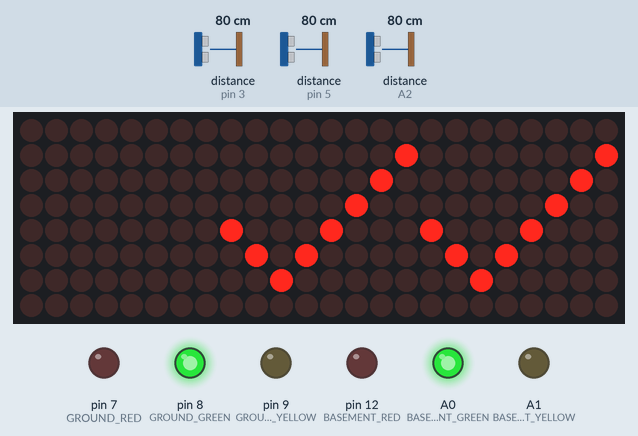
Simulated run of this sketch. Board: Arduino Uno, built with avr-gcc and run on an emulated ATmega328P. Shown: 24×8 LED matrix, output pins drawn as LEDs (lit = HIGH). Wiring (inferred from the names in the program): 3 × ultrasonic range finder: trigger pin 2, echo pin 3 / trigger pin 4, echo pin 5 / trigger pin 6, echo A2. The inputs (shaded band) are chosen by the test bench; at power-on: distance to the obstacle (sensors on pin 3, pin 5, A2) 80 cm. The echo pulse lasts 58.3 µs per cm; pins used as bus, display or sensor lines are not drawn.

Above: at 1.2 s.
1.3 s: distance to the obstacle (sensor on pin 3) set to 11 cm
2.8 s: distance to the obstacle (sensor on pin 3) set to 8 cm
At 4.1 s:
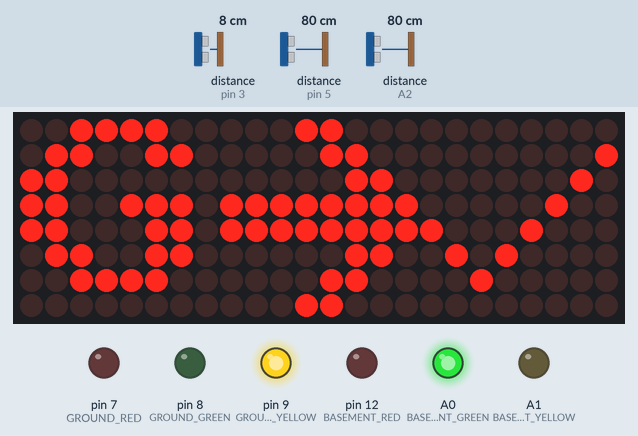
4.4 s: distance to the obstacle (sensor on pin 5) set to 11 cm
5.9 s: distance to the obstacle (sensor on pin 5) set to 8 cm
At 7.2 s:
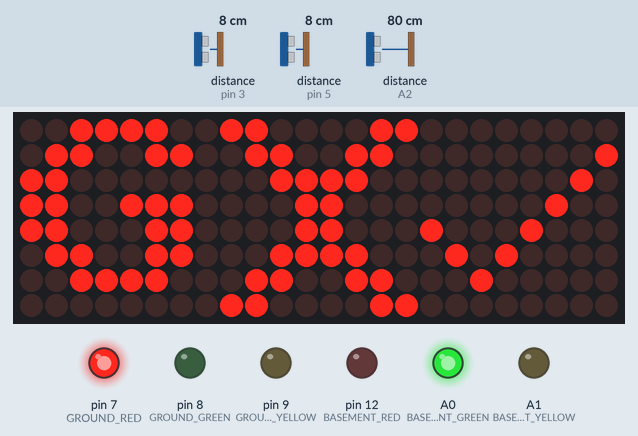
7.7 s: distance to the obstacle (sensor on A2) set to 11 cm
9.2 s: distance to the obstacle (sensor on A2) set to 8 cm
At 10.3 s:
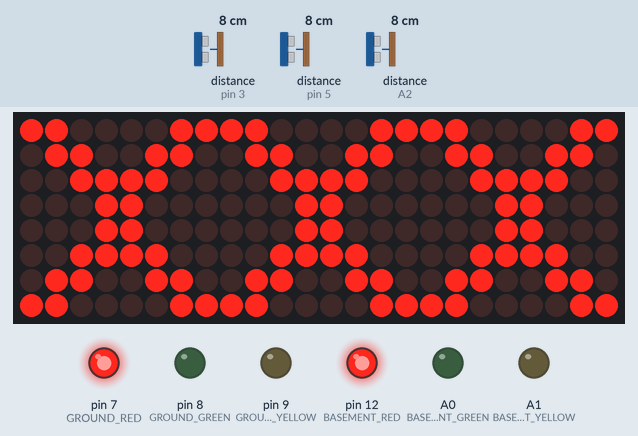
Timing chart, 0 to 12.0 s (numbered marks = the images above; inputs shaded):
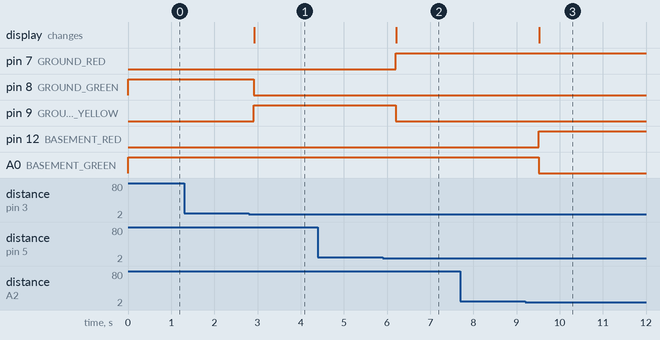

Measured:
- the behaviour switches between 10 and 9 cm on distance to the obstacle (sensor on pin 3) (found by bisection; images 0 and 1)
- the behaviour switches between 10 and 9 cm on distance to the obstacle (sensor on pin 5) (found by bisection; images 1 and 2)
- the behaviour switches between 10 and 9 cm on distance to the obstacle (sensor on A2) (found by bisection; images 2 and 3)
- after the input at 1.3 s, every drawn part: stays the same
- after the input at 2.8 s, pin 8 (GROUND_GREEN): HIGH → LOW after 0.12 s; pin 9 (GROUND_YELLOW): LOW → HIGH after 0.12 s; the display: changes after 0.13 s (image 1)
- after the input at 4.4 s, every drawn part: stays the same
- after the input at 5.9 s, pin 7 (GROUND_RED): LOW → HIGH after 0.30 s; pin 9 (GROUND_YELLOW): HIGH → LOW after 0.30 s; the display: changes after 0.31 s (image 2)
- after the input at 7.7 s, every drawn part: stays the same
- after the input at 9.2 s, pin 12 (BASEMENT_RED): LOW → HIGH after 0.32 s; A0 (BASEMENT_GREEN): HIGH → LOW after 0.32 s; the display: changes after 0.32 s (image 3)

The sketch:

adaptive_campus_mobility.ino
```cpp
//adaptive campus mobility and parking
//Ardino IDE Test
#include <LedControl.h>

LedControl matrix = LedControl(11, 13, 10, 3);

const int ENTRY_DISPLAY    = 0;
const int GROUND_DISPLAY   = 1;
const int BASEMENT_DISPLAY = 2;

const int ENTRY_TRIG = 2;
const int ENTRY_ECHO = 3;
const int GROUND_TRIG = 4;
const int GROUND_ECHO = 5;
const int BASEMENT_TRIG = 6;
const int BASEMENT_ECHO = A2;

const int GROUND_RED    = 7;
const int GROUND_GREEN  = 8;
const int GROUND_YELLOW = 9;

const int BASEMENT_RED    = 12;
const int BASEMENT_GREEN  = A0;
const int BASEMENT_YELLOW = A1;

const int DETECTION_DISTANCE = 8;

// Number of stable readings required
const int REQUIRED_OCCUPIED_READINGS = 3;
const int REQUIRED_FREE_READINGS = 2;

enum Destination { NONE, GROUND, BASEMENT };
Destination selectedDestination = NONE;

bool waitingForEntryToClear = false;

// Stable occupancy states
bool groundStableOccupied = false;
bool basementStableOccupied = false;

// Counters for stable detection
int groundOccupiedCount = 0;
int groundFreeCount = 0;

int basementOccupiedCount = 0;
int basementFreeCount = 0;


void setup() {

  pinMode(ENTRY_TRIG, OUTPUT);
  pinMode(ENTRY_ECHO, INPUT);

  pinMode(GROUND_TRIG, OUTPUT);
  pinMode(GROUND_ECHO, INPUT);

  pinMode(BASEMENT_TRIG, OUTPUT);
  pinMode(BASEMENT_ECHO, INPUT);

  pinMode(GROUND_RED, OUTPUT);
  pinMode(GROUND_GREEN, OUTPUT);
  pinMode(GROUND_YELLOW, OUTPUT);

  pinMode(BASEMENT_RED, OUTPUT);
  pinMode(BASEMENT_GREEN, OUTPUT);
  pinMode(BASEMENT_YELLOW, OUTPUT);

  allLEDsOff();

  for (int i = 0; i < 3; i++) {
    matrix.shutdown(i, false);
    matrix.setIntensity(i, 5);
    matrix.clearDisplay(i);
  }

  groundFreeLED();
  basementFreeLED();

  showCheck(GROUND_DISPLAY);
  showCheck(BASEMENT_DISPLAY);

  clearDisplay(ENTRY_DISPLAY);
}


void loop() {

  updateSystem();

  delay(100);
}


void updateSystem() {

  // Read the three sensors
  bool groundRaw = isVehicleDetected(GROUND_TRIG, GROUND_ECHO);

  bool basementRaw = isVehicleDetected(BASEMENT_TRIG, BASEMENT_ECHO);

  bool vehicleAtEntry =
    isVehicleDetected(ENTRY_TRIG, ENTRY_ECHO);


  // Convert ground sensor reading into stable occupancy
  groundStableOccupied =
    getStableGroundStatus(groundRaw);


  // Convert basement sensor reading into stable occupancy
  basementStableOccupied =
    getStableBasementStatus(basementRaw);


  // Use stable parking status
  bool groundOccupied = groundStableOccupied;
  bool basementOccupied = basementStableOccupied;


  // If selected destination becomes genuinely occupied,
  // cancel that destination.
  if (selectedDestination == GROUND && groundOccupied)
    selectedDestination = NONE;

  if (selectedDestination == BASEMENT && basementOccupied)
    selectedDestination = NONE;


  // Reset entry waiting state when vehicle leaves entry
  if (!vehicleAtEntry)
    waitingForEntryToClear = false;


  // Select a destination for a new vehicle
  if (vehicleAtEntry &&
      !waitingForEntryToClear &&
      selectedDestination == NONE) {

    waitingForEntryToClear = true;

    if (!groundOccupied)
      selectedDestination = GROUND;

    else if (!basementOccupied)
      selectedDestination = BASEMENT;

    else
      selectedDestination = NONE;
  }


  updateLEDs(groundOccupied, basementOccupied);

  updateDisplays(
    vehicleAtEntry,
    groundOccupied,
    basementOccupied
  );
}


// --------------------------------------------------
// STABLE GROUND SENSOR
// --------------------------------------------------

bool getStableGroundStatus(bool rawReading) {

  if (rawReading) {

    groundOccupiedCount++;
    groundFreeCount = 0;

    if (groundOccupiedCount >= REQUIRED_OCCUPIED_READINGS) {
      groundOccupiedCount = REQUIRED_OCCUPIED_READINGS;
      return true;
    }

  } else {

    groundFreeCount++;
    groundOccupiedCount = 0;

    if (groundFreeCount >= REQUIRED_FREE_READINGS) {
      groundFreeCount = REQUIRED_FREE_READINGS;
      return false;
    }
  }

  // Keep previous state while readings are uncertain
  return groundStableOccupied;
}


// --------------------------------------------------
// STABLE BASEMENT SENSOR
// --------------------------------------------------

bool getStableBasementStatus(bool rawReading) {

  if (rawReading) {

    basementOccupiedCount++;
    basementFreeCount = 0;

    if (basementOccupiedCount >= REQUIRED_OCCUPIED_READINGS) {
      basementOccupiedCount = REQUIRED_OCCUPIED_READINGS;
      return true;
    }

  } else {

    basementFreeCount++;
    basementOccupiedCount = 0;

    if (basementFreeCount >= REQUIRED_FREE_READINGS) {
      basementFreeCount = REQUIRED_FREE_READINGS;
      return false;
    }
  }

  // Keep previous state while readings are uncertain
  return basementStableOccupied;
}


// --------------------------------------------------
// LED CONTROL
// --------------------------------------------------

void updateLEDs(bool groundOccupied, bool basementOccupied) {

  // GROUND

  if (groundOccupied)
    groundOccupiedLED();

  else if (selectedDestination == GROUND)
    groundApproachingLED();

  else
    groundFreeLED();


  // BASEMENT

  if (basementOccupied)
    basementOccupiedLED();

  else if (selectedDestination == BASEMENT)
    basementApproachingLED();

  else
    basementFreeLED();
}


// --------------------------------------------------
// DISPLAY CONTROL
// --------------------------------------------------

void updateDisplays(
  bool vehicleAtEntry,
  bool groundOccupied,
  bool basementOccupied
) {

  // ENTRY DISPLAY

  if (!vehicleAtEntry)
    clearDisplay(ENTRY_DISPLAY);

  else if (selectedDestination == GROUND)
    showG(ENTRY_DISPLAY);

  else if (selectedDestination == BASEMENT)
    showB(ENTRY_DISPLAY);

  else if (groundOccupied && basementOccupied)
    showX(ENTRY_DISPLAY);


  // GROUND DISPLAY

  if (groundOccupied)
    showX(GROUND_DISPLAY);

  else if (selectedDestination == GROUND)
    showRightArrow(GROUND_DISPLAY);

  else
    showCheck(GROUND_DISPLAY);


  // BASEMENT DISPLAY

  if (basementOccupied)
    showX(BASEMENT_DISPLAY);

  else if (selectedDestination == BASEMENT)
    showDownArrow(BASEMENT_DISPLAY);

  else
    showCheck(BASEMENT_DISPLAY);
}


// --------------------------------------------------
// ULTRASONIC SENSOR
// --------------------------------------------------

bool isVehicleDetected(int trigPin, int echoPin) {

  digitalWrite(trigPin, LOW);
  delayMicroseconds(2);

  digitalWrite(trigPin, HIGH);
  delayMicroseconds(10);

  digitalWrite(trigPin, LOW);

  long duration = pulseIn(echoPin, HIGH, 30000);

  if (duration == 0)
    return false;

  int distance = duration * 0.034 / 2;

  if (distance > 0 &&
      distance <= DETECTION_DISTANCE)
    return true;

  return false;
}


// --------------------------------------------------
// GROUND LEDs
// --------------------------------------------------

void groundFreeLED() {

  digitalWrite(GROUND_GREEN, HIGH);
  digitalWrite(GROUND_YELLOW, LOW);
  digitalWrite(GROUND_RED, LOW);
}


void groundApproachingLED() {

  digitalWrite(GROUND_GREEN, LOW);
  digitalWrite(GROUND_YELLOW, HIGH);
  digitalWrite(GROUND_RED, LOW);
}


void groundOccupiedLED() {

  digitalWrite(GROUND_GREEN, LOW);
  digitalWrite(GROUND_YELLOW, LOW);
  digitalWrite(GROUND_RED, HIGH);
}


// --------------------------------------------------
// BASEMENT LEDs
// --------------------------------------------------

void basementFreeLED() {

  digitalWrite(BASEMENT_GREEN, HIGH);
  digitalWrite(BASEMENT_YELLOW, LOW);
  digitalWrite(BASEMENT_RED, LOW);
}


void basementApproachingLED() {

  digitalWrite(BASEMENT_GREEN, LOW);
  digitalWrite(BASEMENT_YELLOW, HIGH);
  digitalWrite(BASEMENT_RED, LOW);
}


void basementOccupiedLED() {

  digitalWrite(BASEMENT_GREEN, LOW);
  digitalWrite(BASEMENT_YELLOW, LOW);
  digitalWrite(BASEMENT_RED, HIGH);
}


// --------------------------------------------------
// ALL LEDs OFF
// --------------------------------------------------

void allLEDsOff() {

  digitalWrite(GROUND_GREEN, LOW);
  digitalWrite(GROUND_YELLOW, LOW);
  digitalWrite(GROUND_RED, LOW);

  digitalWrite(BASEMENT_GREEN, LOW);
  digitalWrite(BASEMENT_YELLOW, LOW);
  digitalWrite(BASEMENT_RED, LOW);
}


// --------------------------------------------------
// G DISPLAY
// --------------------------------------------------

void showG(int device) {

  byte G[8] = {
    B00111100,
    B01100110,
    B11000000,
    B11001110,
    B11000110,
    B01100110,
    B00111100,
    B00000000
  };

  showPattern(device, G);
}


// --------------------------------------------------
// B DISPLAY
// --------------------------------------------------

void showB(int device) {

  byte B[8] = {
    B11111100,
    B11000110,
    B11000110,
    B11111100,
    B11000110,
    B11000110,
    B11111100,
    B00000000
  };

  showPattern(device, B);
}


// --------------------------------------------------
// X DISPLAY
// --------------------------------------------------

void showX(int device) {

  byte X[8] = {
    B11000011,
    B01100110,
    B00111100,
    B00011000,
    B00011000,
    B00111100,
    B01100110,
    B11000011
  };

  showPattern(device, X);
}


// --------------------------------------------------
// CHECK DISPLAY
// --------------------------------------------------

void showCheck(int device) {

  byte check[8] = {
    B00000000,
    B00000001,
    B00000010,
    B00000100,
    B10001000,
    B01010000,
    B00100000,
    B00000000
  };

  showPattern(device, check);
}


// --------------------------------------------------
// DOWN ARROW
// --------------------------------------------------

void showDownArrow(int device) {

  byte arrow[8] = {
    B00011000,
    B00011000,
    B00011000,
    B00011000,
    B00011000,
    B01111110,
    B00111100,
    B00011000
  };

  showPattern(device, arrow);
}


// --------------------------------------------------
// RIGHT ARROW
// --------------------------------------------------

void showRightArrow(int device) {

  byte arrow[8] = {
    B00011000,
    B00001100,
    B00000110,
    B11111111,
    B11111111,
    B00000110,
    B00001100,
    B00011000
  };

  showPattern(device, arrow);
}


// --------------------------------------------------
// DISPLAY PATTERN
// --------------------------------------------------

void showPattern(int device, byte pattern[8]) {

  for (int row = 0; row < 8; row++) {
    matrix.setRow(device, row, pattern[row]);
  }
}


// --------------------------------------------------
// CLEAR DISPLAY
// --------------------------------------------------

void clearDisplay(int device) {

  matrix.clearDisplay(device);
}
```
